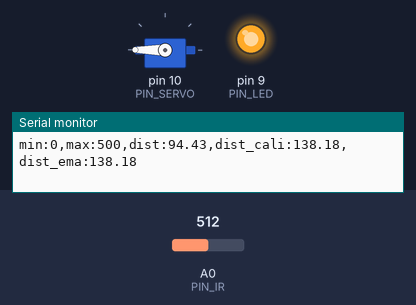
Recording of a sketch running on a simulated Arduino Uno, built with avr-gcc and run on an emulated ATmega328P. On the bench: servo, output pins drawn as LEDs (lit = HIGH), the last lines printed to the serial monitor. Inputs (shaded band) come from the test bench; at power-on: A0 (PIN_IR) = 512.

Above: at 1.2 s.
1.3 s: A0 (PIN_IR) set to 265
At 2.0 s:
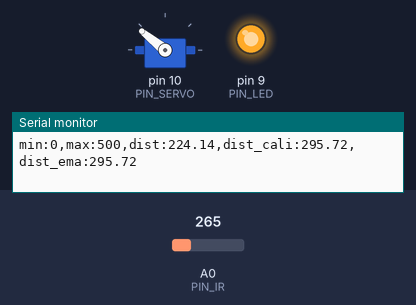
3.0 s: A0 (PIN_IR) set to 285
At 3.5 s:
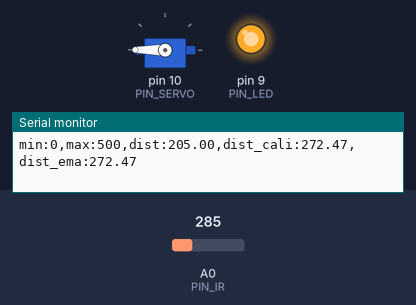
Timing chart, 0 to 6.0 s (numbered marks = the images above; inputs shaded):
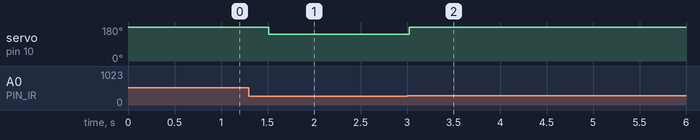

Measured:
- after the input at 1.3 s, servo on pin 10 (PIN_SERVO): 180° → 141° after 0.21 s
- after the input at 3.0 s, servo on pin 10 (PIN_SERVO): 141° → 180° at once

The sketch:

21_bbc_20212972.ino
```cpp
#include <Servo.h>

#define PIN_IR A0
#define PIN_LED 9

#define PIN_SERVO 10
#define DEG_LOW 2400
#define DEG_HIGH 2000
#define DEG_AVG 2200

#define _DIST_MIN 100
#define _DIST_MAX 450

#define _DIST_ALPHA 0.5 // EMA weight of new sample (range: 0 to 1). Setting this value to 1 effectively disables EMA filter.
Servo myservo;

int a, b; // unit: mm
float befVal = 0.0;
float dist_ema = 0.0; // unit: mm
float alpha;
float temp = 0.0;

void setup() {
 // initialize GPIO pins
  pinMode(PIN_LED,OUTPUT);
  digitalWrite(PIN_LED, 1);

// initialize serial port
  Serial.begin(57600);

  a = 63;
  b = 310;
  myservo.attach(PIN_SERVO);
  alpha = _DIST_ALPHA;
  befVal = 100+300.0 / (b-a) * (ir_distance() - a);

}

float ir_distance(void){ // return value unit: mm
  float val;
  float volt = float(analogRead(PIN_IR));
  val = ((6762.0/(volt-9.0))-4.0) * 10.0;
  return val;
}

void loop() {

  myservo.writeMicroseconds(DEG_AVG);
  float raw_dist = ir_distance();
  float dist_cali = 100 + 300.0 / (b - a) * (raw_dist - a);
  dist_ema = alpha * dist_cali + ((1-alpha) * dist_cali); // dist_ema 사용

  if(dist_ema < _DIST_MIN || dist_ema > _DIST_MAX ){
    dist_ema = befVal;
  }

  else{
    befVal = dist_ema;
  }

  Serial.print("min:0,max:500,dist:");
  Serial.print(raw_dist);
  Serial.print(",dist_cali:");
  Serial.print(dist_cali);
  Serial.print(",dist_ema:");
  Serial.println(dist_ema);

  if(dist_ema < 275){
    myservo.writeMicroseconds(DEG_LOW);
  }
  else {
    myservo.writeMicroseconds(DEG_HIGH);
  }
  delay(300);
  /*
  myservo.writeMicroseconds(DEG_AVG);
  delay(1000);
  myservo.writeMicroseconds(DEG_HIGH);
  delay(1000);
  myservo.writeMicroseconds(DEG_AVG);
  delay(1000);
  myservo.writeMicroseconds(DEG_LOW);
  delay(1000);
*/

}
```
